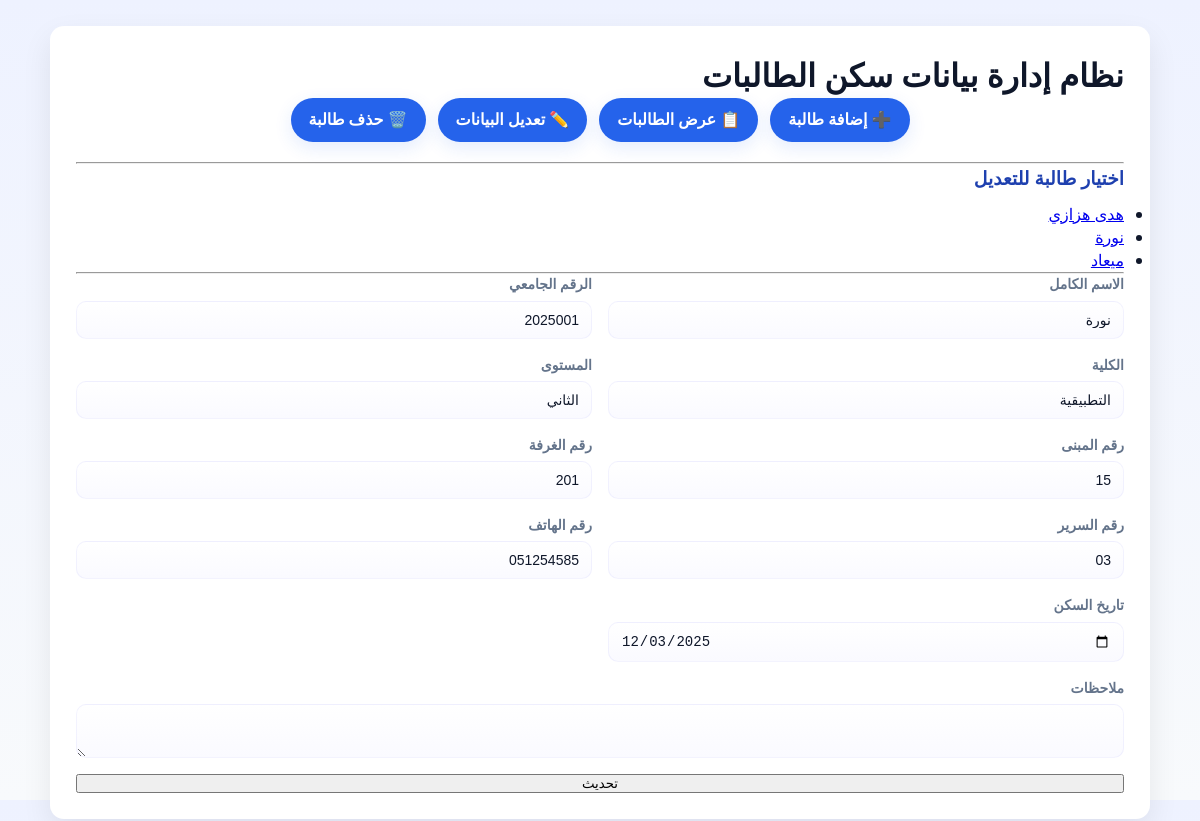
Screenshot of /?page=update&id=6 with the database file from the repository.
### tables this page shows
CREATE TABLE `students` (
  `id` int(11) NOT NULL,
  `full_name` varchar(150) NOT NULL,
  `student_number` varchar(50) NOT NULL,
  `college` varchar(100) DEFAULT NULL,
  `level` varchar(50) DEFAULT NULL,
  `building_number` varchar(50) DEFAULT NULL,
  `room_number` varchar(50) DEFAULT NULL,
  `bed_number` varchar(50) DEFAULT NULL,
  `phone_number` varchar(30) DEFAULT NULL,
  `housing_date` date DEFAULT NULL,
  `notes` text DEFAULT NULL
);

### modules/update.php (the view, shortened to what this page needs)
<?php
$list = $pdo->query("SELECT id, full_name FROM students")->fetchAll(PDO::FETCH_ASSOC);
$id = $_GET['id'] ?? null;
$data = null;
if ($id) {
    $stmt = $pdo->prepare("SELECT * FROM students WHERE id=?");
    $stmt->execute([$id]);
    $data = $stmt->fetch(PDO::FETCH_ASSOC);
}
?>
<h3>اختيار طالبة للتعديل</h3>
<ul>
<?php foreach($list as $p): ?>
<li>
    <a href="?page=update&id=<?= $p['id'] ?>">
        <?= htmlspecialchars($p['full_name']) ?>
    </a>
</li>
<?php endforeach; ?>
</ul>
<?php if ($id && $data): ?>
<hr>
<form method="post" class="grid-form">
<div class="form-group">
<label>الاسم الكامل</label>
<input name="full_name" value="<?= htmlspecialchars($data['full_name']) ?>" required>
</div>
<div class="form-group">
<label>الرقم الجامعي</label>
<input name="student_number" value="<?= htmlspecialchars($data['student_number']) ?>" required>
</div>
<div class="form-group">
<label>الكلية</label>
<input name="college" value="<?= htmlspecialchars($data['college']) ?>">
</div>
<div class="form-group">
<label>المستوى</label>
<input name="level" value="<?= htmlspecialchars($data['level']) ?>">
</div>
<div class="form-group">
<label>رقم المبنى</label>
<input name="building_number" value="<?= htmlspecialchars($data['building_number']) ?>">
</div>
<div class="form-group">
<label>رقم الغرفة</label>
<input name="room_number" value="<?= htmlspecialchars($data['room_number']) ?>">
</div>
<div class="form-group">
<label>رقم السرير</label>
<input name="bed_number" value="<?= htmlspecialchars($data['bed_number']) ?>">
</div>
<div class="form-group">
<label>رقم الهاتف</label>
<input name="phone_number" value="<?= htmlspecialchars($data['phone_number']) ?>">
</div>
<div class="form-group">
<label>تاريخ السكن</label>
<input type="date" name="housing_date" value="<?= $data['housing_date'] ?>">
</div>
<div class="form-group full">
<label>ملاحظات</label>
<textarea name="notes"><?= htmlspecialchars($data['notes']) ?></textarea>
</div>
<div class="form-group full" style="text-align:center">
<button>تحديث</button>
</div>
</form>
<?php endif; ?>

### style.css (style rules this page uses)
:root { --primary: #2563eb; --secondary: #1e40af; --accent: #22c55e; --danger: #ef4444; --bg: #f8fafc; --card: #ffffff; --muted: #64748b; --text: #0f172a; --shadow: 0 12px 30px rgba(2,6,23,0.08); --glass: rgba(255,255,255,0.6); }
* { box-sizing: border-box; margin: 0; padding: 0; }
html,body { height: 100%; }
body { font-family: "Segoe UI", Tahoma, system-ui, -apple-system, "Helvetica Neue", Arial; background: linear-gradient(180deg, #eef2ff 0%, var(--bg) 100%); color: var(--text); direction: rtl; -webkit-font-smoothing: antialiased; -moz-osx-font-smoothing: grayscale; line-height: 1.45; }
h2, h3 { color: var(--secondary); margin-bottom: 12px; font-weight: 700; }
.grid-form { display: grid; grid-template-columns: repeat(2, 1fr); gap: 16px; }
.form-group { display: flex; flex-direction: column; }
.form-group.full { grid-column: span 2; }
label { font-weight: 600; margin-bottom: 6px; color: var(--muted); font-size: 14px; }
input, select, textarea { padding: 10px 12px; border-radius: 10px; border: 1px solid rgba(99,102,241,0.08); background: linear-gradient(180deg, rgba(255,255,255,0.98), rgba(250,250,255,0.98)); font-size: 14px; color: var(--text); }
input::placeholder, textarea::placeholder { color: #9aa4b2; }

### rows the page displays
students: full_name "هدى هزازي"
students: full_name "نورة", student_number "2025001", college "التطبيقية", level "الثاني", building_number "15", room_number "201", bed_number "03", phone_number "051254585", housing_date "12/03/2025"
students: full_name "ميعاد"
